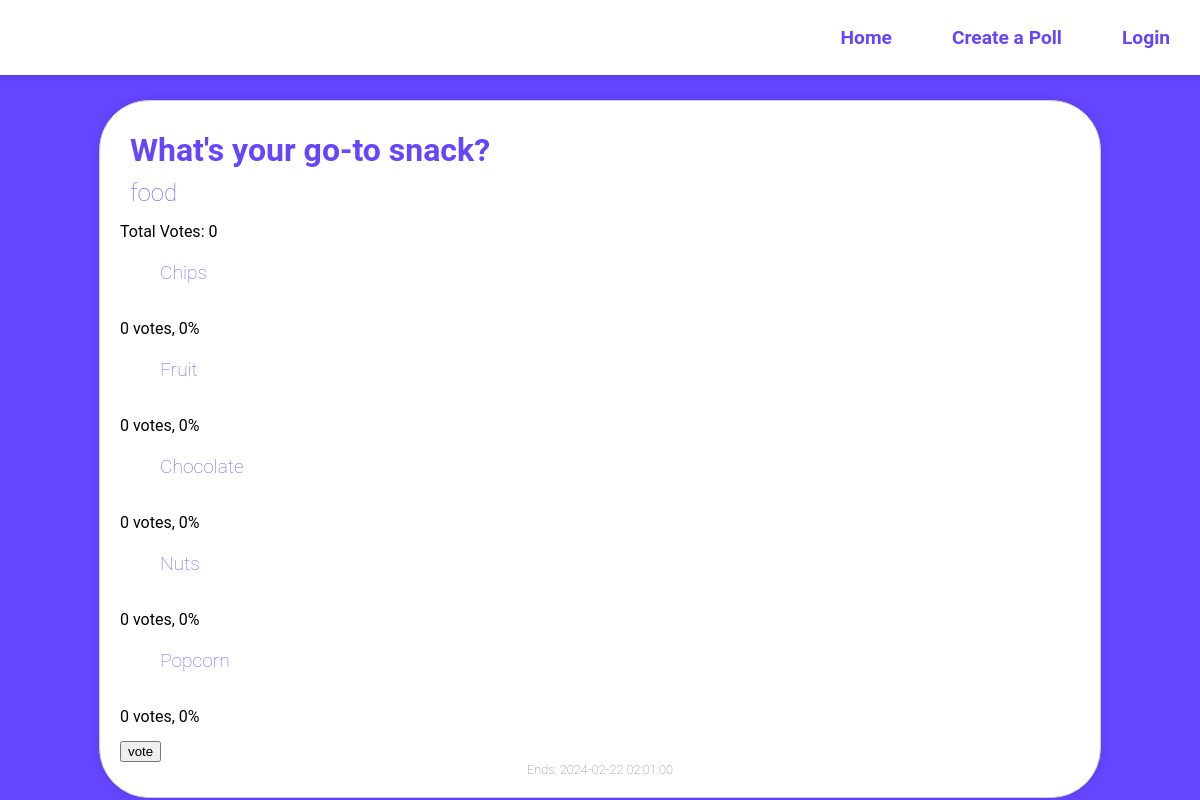
Screenshot of /Views/viewPoll.php?pollId=16 with the database file from the repository.
### tables this page shows
CREATE TABLE `polls` (
  `id` int(11) NOT NULL,
  `title` varchar(255) NOT NULL,
  `end_date` datetime DEFAULT NULL,
  `user_id` int(11) NOT NULL,
  `category` varchar(255) NOT NULL,
  `time_created` timestamp NOT NULL DEFAULT current_timestamp(),
  `time_updated` timestamp NOT NULL DEFAULT current_timestamp() ON UPDATE current_timestamp()
);

CREATE TABLE `options` (
  `id` int(11) NOT NULL,
  `option_text` varchar(255) NOT NULL,
  `poll_id` int(11) NOT NULL
);

### Models/Poll.php (called while the page is built, shortened)
<?php
require 'connection.php';
class Poll
{
    public $id;
    public static function find($id) {
        global $db;
        return $db->query('SELECT * FROM polls WHERE id = ' . $id)->fetchObject(self::class);
    }
    public function options() {
        global $db;
        return $db->query('SELECT * FROM options WHERE poll_id = ' . $this->id)->fetchAll(\PDO::FETCH_CLASS, Option::class);
    }
    public function votes() {
        global $db;
        return $db->query('SELECT * FROM votes WHERE poll_id = ' . $this->id)->rowCount();
    }
}

### Models/Option.php (called while the page is built, shortened)
<?php
class Option
{
    public $id;
    public function votes() {
        global $db;
        return $db->query('SELECT * FROM votes WHERE option_id = ' . $this->id)->rowCount();
    }
}

### Templates/openPoll.php (the view, shortened to what this page needs)
<?php
$pollId = $_GET['pollId'];
$poll = Poll::find($pollId);
echo "<div class='poll'>";
echo "<h2 class='title'>" . $poll->title . "</h2>";
echo "<h3 class='category'>" . $poll->category . "</h3>";
echo "<form action='../Controllers/vote.php' method='post'>";
$options = $poll->options();
$votes = $poll->votes();
echo "<p class='stats'>Total Votes: " . $votes . "</p>";
$votes = $votes > 0 ? $votes : 1;
foreach ($options as $option) {
    $optionVotes = $option->votes();
    $percent = round(($optionVotes) / ($votes) * 100);
    echo "<div class='option'>";
    echo "<label for='$option->id'>$option->option_text</label>";
    echo "<div>";
    echo "<p class='stats'>" . $optionVotes. " votes, ". $percent . "%</p>";
    echo "</div>";
}
echo "<input type='submit' value='vote'/>";
echo "</form>";
if ($poll->end_date) {
    echo "<p class='expiry''>Ends: " . $poll->end_date . "</p>";
}
echo "</div>";

### Stylesheets/viewPoll.css (style rules this page uses)
body { font-family: 'Roboto', sans-serif; display: flex; height: 100vh; width: 100vw; background-color: rgba(45,0,255,0.73); margin: 0; }
.poll { width: 80%; height: fit-content; border: 1px solid #ccc; background-color: white; border-radius: 50px; padding: 20px; box-shadow: 0 0 10px rgba(0, 0, 0, 0.1); }
.poll h2 { font-size: 2rem; margin: 10px 0 5px 10px; color: rgba(45,0,255,0.73); }
.poll h3 { margin: 10px 0 15px 10px; font-size: 1.5rem; font-weight: lighter; color: rgba(45,0,255,0.65); }
p { margin: 0 0 15px; }
.expiry { text-align: center; margin: 0; font-size: 0.8rem; font-weight: lighter; color: grey; }
label { margin: 0 0 10px; padding: 10px 40px; border-radius: 40px; font-size: 1.2rem; font-weight: lighter; color: rgba(45,0,255,0.65); cursor: pointer; }
.option { margin-top: 20px; }

### rows the page displays
polls: title "What's your go-to snack?", category "food", end_date "2024-02-22 02:01:00"
options: option_text "Chips", optionVotes "0", percent "0"
options: option_text "Fruit", optionVotes "0", percent "0"
options: option_text "Chocolate", optionVotes "0", percent "0"
options: option_text "Nuts", optionVotes "0", percent "0"
options: option_text "Popcorn", optionVotes "0", percent "0"

### other values shown
$votes "0"
